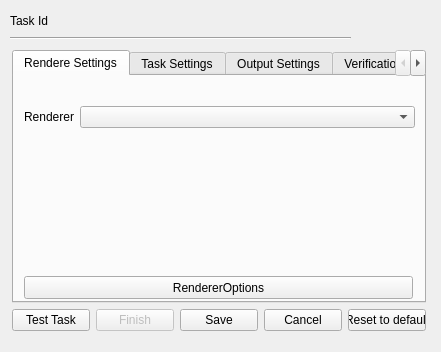
<?xml version="1.0" encoding="UTF-8"?>
<ui version="4.0">
 <class>RenderingNewTaskDialog</class>
 <widget class="QDialog" name="RenderingNewTaskDialog">
  <property name="windowModality">
   <enum>Qt::WindowModal</enum>
  </property>
  <property name="geometry">
   <rect>
    <x>0</x>
    <y>0</y>
    <width>441</width>
    <height>352</height>
   </rect>
  </property>
  <property name="sizePolicy">
   <sizepolicy hsizetype="Fixed" vsizetype="Fixed">
    <horstretch>0</horstretch>
    <verstretch>0</verstretch>
   </sizepolicy>
  </property>
  <property name="windowTitle">
   <string>Define New Task</string>
  </property>
  <widget class="QWidget" name="verticalLayoutWidget">
   <property name="geometry">
    <rect>
     <x>12</x>
     <y>50</y>
     <width>414</width>
     <height>281</height>
    </rect>
   </property>
   <layout class="QVBoxLayout" name="verticalLayout">
    <item>
     <widget class="QTabWidget" name="tabWidget">
      <property name="currentIndex">
       <number>0</number>
      </property>
      <widget class="QWidget" name="rendererSettingsTab">
       <attribute name="title">
        <string>Rendere Settings</string>
       </attribute>
       <widget class="QWidget" name="formLayoutWidget">
        <property name="geometry">
         <rect>
          <x>10</x>
          <y>30</y>
          <width>391</width>
          <height>171</height>
         </rect>
        </property>
        <layout class="QFormLayout" name="formLayout">
         <property name="fieldGrowthPolicy">
          <enum>QFormLayout::AllNonFixedFieldsGrow</enum>
         </property>
         <item row="0" column="0">
          <widget class="QLabel" name="label">
           <property name="text">
            <string>Renderer</string>
           </property>
          </widget>
         </item>
         <item row="0" column="1">
          <widget class="QComboBox" name="rendererComboBox">
           <property name="sizePolicy">
            <sizepolicy hsizetype="Minimum" vsizetype="Fixed">
             <horstretch>0</horstretch>
             <verstretch>0</verstretch>
            </sizepolicy>
           </property>
          </widget>
         </item>
        </layout>
       </widget>
       <widget class="QPushButton" name="optionsButton">
        <property name="geometry">
         <rect>
          <x>10</x>
          <y>200</y>
          <width>389</width>
          <height>23</height>
         </rect>
        </property>
        <property name="text">
         <string>RendererOptions</string>
        </property>
        <property name="autoDefault">
         <bool>false</bool>
        </property>
       </widget>
      </widget>
      <widget class="QWidget" name="taskSettingsTab">
       <attribute name="title">
        <string>Task Settings</string>
       </attribute>
       <widget class="QWidget" name="formLayoutWidget_2">
        <property name="geometry">
         <rect>
          <x>10</x>
          <y>10</y>
          <width>360</width>
          <height>212</height>
         </rect>
        </property>
        <layout class="QFormLayout" name="formLayout_2">
         <property name="fieldGrowthPolicy">
          <enum>QFormLayout::AllNonFixedFieldsGrow</enum>
         </property>
         <item row="0" column="0">
          <widget class="QLabel" name="label_5">
           <property name="text">
            <string>Full Task Timeout</string>
           </property>
          </widget>
         </item>
         <item row="0" column="1">
          <layout class="QHBoxLayout" name="horizontalLayout_4">
           <item>
            <widget class="QSpinBox" name="fullTaskTimeoutHourSpinBox">
             <property name="sizePolicy">
              <sizepolicy hsizetype="Minimum" vsizetype="Fixed">
               <horstretch>0</horstretch>
               <verstretch>0</verstretch>
              </sizepolicy>
             </property>
             <property name="maximum">
              <number>1000</number>
             </property>
            </widget>
           </item>
           <item>
            <widget class="QLabel" name="label_12">
             <property name="sizePolicy">
              <sizepolicy hsizetype="Maximum" vsizetype="Preferred">
               <horstretch>0</horstretch>
               <verstretch>0</verstretch>
              </sizepolicy>
             </property>
             <property name="text">
              <string>h</string>
             </property>
            </widget>
           </item>
           <item>
            <widget class="QSpinBox" name="fullTaskTimeoutMinSpinBox">
             <property name="sizePolicy">
              <sizepolicy hsizetype="Minimum" vsizetype="Fixed">
               <horstretch>0</horstretch>
               <verstretch>0</verstretch>
              </sizepolicy>
             </property>
             <property name="maximum">
              <number>59</number>
             </property>
            </widget>
           </item>
           <item>
            <widget class="QLabel" name="label_16">
             <property name="sizePolicy">
              <sizepolicy hsizetype="Maximum" vsizetype="Preferred">
               <horstretch>0</horstretch>
               <verstretch>0</verstretch>
              </sizepolicy>
             </property>
             <property name="text">
              <string>min</string>
             </property>
            </widget>
           </item>
           <item>
            <widget class="QSpinBox" name="fullTaskTimeoutSecSpinBox">
             <property name="maximum">
              <number>59</number>
             </property>
            </widget>
           </item>
           <item>
            <widget class="QLabel" name="label_17">
             <property name="sizePolicy">
              <sizepolicy hsizetype="Maximum" vsizetype="Preferred">
               <horstretch>0</horstretch>
               <verstretch>0</verstretch>
              </sizepolicy>
             </property>
             <property name="text">
              <string>sec</string>
             </property>
            </widget>
           </item>
          </layout>
         </item>
         <item row="1" column="0">
          <widget class="QLabel" name="label_6">
           <property name="text">
            <string>Min Subtask time</string>
           </property>
          </widget>
         </item>
         <item row="1" column="1">
          <layout class="QHBoxLayout" name="horizontalLayout_13">
           <item>
            <widget class="QSpinBox" name="minSubtaskTimeHourSpinBox">
             <property name="sizePolicy">
              <sizepolicy hsizetype="Minimum" vsizetype="Fixed">
               <horstretch>0</horstretch>
               <verstretch>0</verstretch>
              </sizepolicy>
             </property>
             <property name="maximum">
              <number>1000</number>
             </property>
            </widget>
           </item>
           <item>
            <widget class="QLabel" name="label_27">
             <property name="sizePolicy">
              <sizepolicy hsizetype="Maximum" vsizetype="Preferred">
               <horstretch>0</horstretch>
               <verstretch>0</verstretch>
              </sizepolicy>
             </property>
             <property name="text">
              <string>h</string>
             </property>
            </widget>
           </item>
           <item>
            <widget class="QSpinBox" name="minSubtaskTimeMinSpinBox">
             <property name="sizePolicy">
              <sizepolicy hsizetype="Minimum" vsizetype="Fixed">
               <horstretch>0</horstretch>
               <verstretch>0</verstretch>
              </sizepolicy>
             </property>
             <property name="maximum">
              <number>59</number>
             </property>
            </widget>
           </item>
           <item>
            <widget class="QLabel" name="label_28">
             <property name="sizePolicy">
              <sizepolicy hsizetype="Maximum" vsizetype="Preferred">
               <horstretch>0</horstretch>
               <verstretch>0</verstretch>
              </sizepolicy>
             </property>
             <property name="text">
              <string>min</string>
             </property>
            </widget>
           </item>
           <item>
            <widget class="QSpinBox" name="minSubtaskTimeSecSpinBox">
             <property name="maximum">
              <number>59</number>
             </property>
            </widget>
           </item>
           <item>
            <widget class="QLabel" name="label_29">
             <property name="sizePolicy">
              <sizepolicy hsizetype="Maximum" vsizetype="Preferred">
               <horstretch>0</horstretch>
               <verstretch>0</verstretch>
              </sizepolicy>
             </property>
             <property name="text">
              <string>sec</string>
             </property>
            </widget>
           </item>
          </layout>
         </item>
         <item row="2" column="0">
          <widget class="QLabel" name="label_7">
           <property name="text">
            <string>Subtask Timeout</string>
           </property>
          </widget>
         </item>
         <item row="2" column="1">
          <layout class="QHBoxLayout" name="horizontalLayout_12">
           <item>
            <widget class="QSpinBox" name="subtaskTimeoutHourSpinBox">
             <property name="sizePolicy">
              <sizepolicy hsizetype="Minimum" vsizetype="Fixed">
               <horstretch>0</horstretch>
               <verstretch>0</verstretch>
              </sizepolicy>
             </property>
             <property name="maximum">
              <number>1000</number>
             </property>
            </widget>
           </item>
           <item>
            <widget class="QLabel" name="label_24">
             <property name="sizePolicy">
              <sizepolicy hsizetype="Maximum" vsizetype="Preferred">
               <horstretch>0</horstretch>
               <verstretch>0</verstretch>
              </sizepolicy>
             </property>
             <property name="text">
              <string>h</string>
             </property>
            </widget>
           </item>
           <item>
            <widget class="QSpinBox" name="subtaskTimeoutMinSpinBox">
             <property name="sizePolicy">
              <sizepolicy hsizetype="Minimum" vsizetype="Fixed">
               <horstretch>0</horstretch>
               <verstretch>0</verstretch>
              </sizepolicy>
             </property>
             <property name="maximum">
              <number>59</number>
             </property>
            </widget>
           </item>
           <item>
            <widget class="QLabel" name="label_25">
             <property name="sizePolicy">
              <sizepolicy hsizetype="Maximum" vsizetype="Preferred">
               <horstretch>0</horstretch>
               <verstretch>0</verstretch>
              </sizepolicy>
             </property>
             <property name="text">
              <string>min</string>
             </property>
            </widget>
           </item>
           <item>
            <widget class="QSpinBox" name="subtaskTimeoutSecSpinBox">
             <property name="maximum">
              <number>59</number>
             </property>
            </widget>
           </item>
           <item>
            <widget class="QLabel" name="label_26">
             <property name="sizePolicy">
              <sizepolicy hsizetype="Maximum" vsizetype="Preferred">
               <horstretch>0</horstretch>
               <verstretch>0</verstretch>
              </sizepolicy>
             </property>
             <property name="text">
              <string>sec</string>
             </property>
            </widget>
           </item>
          </layout>
         </item>
         <item row="3" column="0">
          <widget class="QLabel" name="label_8">
           <property name="text">
            <string>Total subtasks</string>
           </property>
          </widget>
         </item>
         <item row="3" column="1">
          <layout class="QHBoxLayout" name="horizontalLayout_10">
           <item>
            <widget class="QSpinBox" name="totalSpinBox"/>
           </item>
           <item>
            <widget class="QCheckBox" name="optimizeTotalCheckBox">
             <property name="sizePolicy">
              <sizepolicy hsizetype="Maximum" vsizetype="Fixed">
               <horstretch>0</horstretch>
               <verstretch>0</verstretch>
              </sizepolicy>
             </property>
             <property name="text">
              <string>optimize</string>
             </property>
            </widget>
           </item>
          </layout>
         </item>
         <item row="7" column="1">
          <layout class="QHBoxLayout" name="horizontalLayout_8">
           <property name="topMargin">
            <number>0</number>
           </property>
           <item>
            <spacer name="horizontalSpacer_7">
             <property name="orientation">
              <enum>Qt::Horizontal</enum>
             </property>
             <property name="sizeHint" stdset="0">
              <size>
               <width>40</width>
               <height>20</height>
              </size>
             </property>
            </spacer>
           </item>
           <item>
            <widget class="QPushButton" name="addResourceButton">
             <property name="text">
              <string>Add Resources</string>
             </property>
            </widget>
           </item>
          </layout>
         </item>
         <item row="5" column="0">
          <widget class="QLabel" name="label_18">
           <property name="text">
            <string>Main Scene File</string>
           </property>
          </widget>
         </item>
         <item row="4" column="0">
          <widget class="QLabel" name="label_14">
           <property name="text">
            <string>Main Program File</string>
           </property>
          </widget>
         </item>
         <item row="4" column="1">
          <layout class="QHBoxLayout" name="horizontalLayout_9">
           <item>
            <widget class="QLineEdit" name="mainProgramFileLineEdit">
             <property name="enabled">
              <bool>true</bool>
             </property>
             <property name="sizePolicy">
              <sizepolicy hsizetype="Fixed" vsizetype="Fixed">
               <horstretch>0</horstretch>
               <verstretch>0</verstretch>
              </sizepolicy>
             </property>
            </widget>
           </item>
           <item>
            <spacer name="horizontalSpacer_8">
             <property name="orientation">
              <enum>Qt::Horizontal</enum>
             </property>
             <property name="sizeHint" stdset="0">
              <size>
               <width>40</width>
               <height>20</height>
              </size>
             </property>
            </spacer>
           </item>
           <item>
            <spacer name="horizontalSpacer_9">
             <property name="orientation">
              <enum>Qt::Horizontal</enum>
             </property>
             <property name="sizeHint" stdset="0">
              <size>
               <width>40</width>
               <height>20</height>
              </size>
             </property>
            </spacer>
           </item>
           <item>
            <widget class="QPushButton" name="chooseMainProgramFileButton">
             <property name="enabled">
              <bool>true</bool>
             </property>
             <property name="sizePolicy">
              <sizepolicy hsizetype="Minimum" vsizetype="Fixed">
               <horstretch>0</horstretch>
               <verstretch>0</verstretch>
              </sizepolicy>
             </property>
             <property name="maximumSize">
              <size>
               <width>100</width>
               <height>16777215</height>
              </size>
             </property>
             <property name="text">
              <string>...</string>
             </property>
            </widget>
           </item>
          </layout>
         </item>
         <item row="5" column="1">
          <layout class="QHBoxLayout" name="horizontalLayout_15">
           <item>
            <widget class="QLineEdit" name="mainSceneFileLineEdit">
             <property name="enabled">
              <bool>true</bool>
             </property>
             <property name="sizePolicy">
              <sizepolicy hsizetype="Fixed" vsizetype="Fixed">
               <horstretch>0</horstretch>
               <verstretch>0</verstretch>
              </sizepolicy>
             </property>
            </widget>
           </item>
           <item>
            <spacer name="horizontalSpacer_10">
             <property name="orientation">
              <enum>Qt::Horizontal</enum>
             </property>
             <property name="sizeHint" stdset="0">
              <size>
               <width>40</width>
               <height>20</height>
              </size>
             </property>
            </spacer>
           </item>
           <item>
            <spacer name="horizontalSpacer_11">
             <property name="orientation">
              <enum>Qt::Horizontal</enum>
             </property>
             <property name="sizeHint" stdset="0">
              <size>
               <width>40</width>
               <height>20</height>
              </size>
             </property>
            </spacer>
           </item>
           <item>
            <widget class="QPushButton" name="chooseMainSceneFileButton">
             <property name="enabled">
              <bool>true</bool>
             </property>
             <property name="sizePolicy">
              <sizepolicy hsizetype="Minimum" vsizetype="Fixed">
               <horstretch>0</horstretch>
               <verstretch>0</verstretch>
              </sizepolicy>
             </property>
             <property name="maximumSize">
              <size>
               <width>100</width>
               <height>16777215</height>
              </size>
             </property>
             <property name="text">
              <string>...</string>
             </property>
            </widget>
           </item>
          </layout>
         </item>
        </layout>
       </widget>
      </widget>
      <widget class="QWidget" name="outputSettingsTab">
       <attribute name="title">
        <string>Output Settings</string>
       </attribute>
       <widget class="QWidget" name="verticalLayoutWidget_2">
        <property name="geometry">
         <rect>
          <x>10</x>
          <y>10</y>
          <width>333</width>
          <height>201</height>
         </rect>
        </property>
        <layout class="QVBoxLayout" name="verticalLayout_2">
         <property name="bottomMargin">
          <number>5</number>
         </property>
         <item>
          <layout class="QHBoxLayout" name="horizontalLayout_3">
           <property name="topMargin">
            <number>5</number>
           </property>
           <item>
            <layout class="QFormLayout" name="formLayout_3">
             <property name="fieldGrowthPolicy">
              <enum>QFormLayout::AllNonFixedFieldsGrow</enum>
             </property>
             <property name="topMargin">
              <number>5</number>
             </property>
             <item row="0" column="0">
              <widget class="QLabel" name="label_9">
               <property name="text">
                <string>Output Resolution</string>
               </property>
              </widget>
             </item>
             <item row="0" column="1">
              <layout class="QHBoxLayout" name="horizontalLayout_2">
               <item>
                <widget class="QSpinBox" name="outputResXSpinBox">
                 <property name="minimum">
                  <number>1</number>
                 </property>
                 <property name="maximum">
                  <number>16777215</number>
                 </property>
                 <property name="singleStep">
                  <number>1</number>
                 </property>
                 <property name="value">
                  <number>800</number>
                 </property>
                </widget>
               </item>
               <item>
                <widget class="QLabel" name="label_13">
                 <property name="text">
                  <string>X</string>
                 </property>
                </widget>
               </item>
               <item>
                <widget class="QSpinBox" name="outputResYSpinBox">
                 <property name="minimum">
                  <number>1</number>
                 </property>
                 <property name="maximum">
                  <number>16777215</number>
                 </property>
                 <property name="value">
                  <number>600</number>
                 </property>
                </widget>
               </item>
               <item>
                <spacer name="horizontalSpacer_2">
                 <property name="orientation">
                  <enum>Qt::Horizontal</enum>
                 </property>
                 <property name="sizeHint" stdset="0">
                  <size>
                   <width>40</width>
                   <height>20</height>
                  </size>
                 </property>
                </spacer>
               </item>
              </layout>
             </item>
             <item row="2" column="0">
              <widget class="QLabel" name="label_11">
               <property name="text">
                <string>Output Format</string>
               </property>
              </widget>
             </item>
             <item row="2" column="1">
              <widget class="QComboBox" name="outputFormatsComboBox">
               <property name="sizePolicy">
                <sizepolicy hsizetype="Fixed" vsizetype="Fixed">
                 <horstretch>0</horstretch>
                 <verstretch>0</verstretch>
                </sizepolicy>
               </property>
              </widget>
             </item>
             <item row="3" column="0">
              <widget class="QLabel" name="label_10">
               <property name="text">
                <string>Output File</string>
               </property>
              </widget>
             </item>
             <item row="3" column="1">
              <layout class="QHBoxLayout" name="horizontalLayout_5">
               <item>
                <widget class="QLineEdit" name="outputFileLineEdit">
                 <property name="sizePolicy">
                  <sizepolicy hsizetype="Fixed" vsizetype="Fixed">
                   <horstretch>0</horstretch>
                   <verstretch>0</verstretch>
                  </sizepolicy>
                 </property>
                </widget>
               </item>
               <item>
                <spacer name="horizontalSpacer_5">
                 <property name="orientation">
                  <enum>Qt::Horizontal</enum>
                 </property>
                 <property name="sizeHint" stdset="0">
                  <size>
                   <width>40</width>
                   <height>20</height>
                  </size>
                 </property>
                </spacer>
               </item>
               <item>
                <widget class="QPushButton" name="chooseOutputFileButton">
                 <property name="sizePolicy">
                  <sizepolicy hsizetype="Minimum" vsizetype="Fixed">
                   <horstretch>0</horstretch>
                   <verstretch>0</verstretch>
                  </sizepolicy>
                 </property>
                 <property name="maximumSize">
                  <size>
                   <width>100</width>
                   <height>16777215</height>
                  </size>
                 </property>
                 <property name="text">
                  <string>...</string>
                 </property>
                </widget>
               </item>
              </layout>
             </item>
             <item row="4" column="1">
              <layout class="QHBoxLayout" name="horizontalLayout_7"/>
             </item>
            </layout>
           </item>
           <item>
            <spacer name="horizontalSpacer_3">
             <property name="orientation">
              <enum>Qt::Horizontal</enum>
             </property>
             <property name="sizeHint" stdset="0">
              <size>
               <width>40</width>
               <height>20</height>
              </size>
             </property>
            </spacer>
           </item>
          </layout>
         </item>
         <item>
          <spacer name="verticalSpacer">
           <property name="orientation">
            <enum>Qt::Vertical</enum>
           </property>
           <property name="sizeHint" stdset="0">
            <size>
             <width>20</width>
             <height>40</height>
            </size>
           </property>
          </spacer>
         </item>
        </layout>
       </widget>
      </widget>
      <widget class="QWidget" name="VerificationSettings">
       <property name="enabled">
        <bool>true</bool>
       </property>
       <attribute name="title">
        <string>Verification Settings</string>
       </attribute>
       <widget class="QWidget" name="verticalLayoutWidget_3">
        <property name="geometry">
         <rect>
          <x>20</x>
          <y>20</y>
          <width>361</width>
          <height>191</height>
         </rect>
        </property>
        <layout class="QVBoxLayout" name="verticalLayout_3">
         <item>
          <widget class="QCheckBox" name="advanceVerificationCheckBox">
           <property name="text">
            <string>Advance verification enabled</string>
           </property>
           <property name="tristate">
            <bool>false</bool>
           </property>
          </widget>
         </item>
         <item>
          <widget class="QGroupBox" name="groupBox">
           <property name="title">
            <string>Frequency</string>
           </property>
           <widget class="QWidget" name="verticalLayoutWidget_4">
            <property name="geometry">
             <rect>
              <x>10</x>
              <y>30</y>
              <width>161</width>
              <height>65</height>
             </rect>
            </property>
            <layout class="QVBoxLayout" name="verticalLayout_4">
             <item>
              <widget class="QRadioButton" name="verificationForAllRadioButton">
               <property name="enabled">
                <bool>false</bool>
               </property>
               <property name="text">
                <string>For all subtasks</string>
               </property>
               <property name="checked">
                <bool>true</bool>
               </property>
              </widget>
             </item>
             <item>
              <widget class="QRadioButton" name="verificationForFirstRadioButton">
               <property name="enabled">
                <bool>false</bool>
               </property>
               <property name="text">
                <string>For the first subtask</string>
               </property>
              </widget>
             </item>
             <item>
              <widget class="QRadioButton" name="verificationRandomRadioButton">
               <property name="enabled">
                <bool>false</bool>
               </property>
               <property name="text">
                <string>Random</string>
               </property>
              </widget>
             </item>
            </layout>
           </widget>
           <widget class="QLabel" name="label_2">
            <property name="geometry">
             <rect>
              <x>20</x>
              <y>130</y>
              <width>46</width>
              <height>13</height>
             </rect>
            </property>
            <property name="text">
             <string>Test area </string>
            </property>
           </widget>
           <widget class="QGroupBox" name="groupBox_2">
            <property name="enabled">
             <bool>true</bool>
            </property>
            <property name="geometry">
             <rect>
              <x>0</x>
              <y>99</y>
              <width>359</width>
              <height>91</height>
             </rect>
            </property>
            <property name="title">
             <string>Box size</string>
            </property>
            <widget class="QWidget" name="horizontalLayoutWidget_2">
             <property name="geometry">
              <rect>
               <x>10</x>
               <y>-10</y>
               <width>168</width>
               <height>101</height>
              </rect>
             </property>
             <layout class="QHBoxLayout" name="horizontalLayout_11">
              <item>
               <widget class="QSpinBox" name="verificationSizeXSpinBox">
                <property name="enabled">
                 <bool>false</bool>
                </property>
                <property name="minimum">
                 <number>2</number>
                </property>
                <property name="maximum">
                 <number>100</number>
                </property>
                <property name="singleStep">
                 <number>2</number>
                </property>
                <property name="value">
                 <number>4</number>
                </property>
               </widget>
              </item>
              <item>
               <widget class="QLabel" name="label_3">
                <property name="sizePolicy">
                 <sizepolicy hsizetype="Maximum" vsizetype="Preferred">
                  <horstretch>0</horstretch>
                  <verstretch>0</verstretch>
                 </sizepolicy>
                </property>
                <property name="text">
                 <string>x</string>
                </property>
               </widget>
              </item>
              <item>
               <widget class="QSpinBox" name="verificationSizeYSpinBox">
                <property name="enabled">
                 <bool>false</bool>
                </property>
                <property name="minimum">
                 <number>2</number>
                </property>
                <property name="maximum">
                 <number>100</number>
                </property>
                <property name="singleStep">
                 <number>2</number>
                </property>
                <property name="value">
                 <number>4</number>
                </property>
               </widget>
              </item>
             </layout>
            </widget>
           </widget>
           <widget class="QWidget" name="horizontalLayoutWidget_3">
            <property name="geometry">
             <rect>
              <x>190</x>
              <y>70</y>
              <width>151</width>
              <height>22</height>
             </rect>
            </property>
            <layout class="QHBoxLayout" name="horizontalLayout_14">
             <item>
              <widget class="QLabel" name="probabilityLabel">
               <property name="enabled">
                <bool>false</bool>
               </property>
               <property name="text">
                <string>Probability</string>
               </property>
              </widget>
             </item>
             <item>
              <widget class="QLineEdit" name="probabilityLineEdit">
               <property name="enabled">
                <bool>false</bool>
               </property>
               <property name="sizePolicy">
                <sizepolicy hsizetype="Expanding" vsizetype="Maximum">
                 <horstretch>0</horstretch>
                 <verstretch>0</verstretch>
                </sizepolicy>
               </property>
               <property name="inputMethodHints">
                <set>Qt::ImhFormattedNumbersOnly</set>
               </property>
              </widget>
             </item>
            </layout>
           </widget>
          </widget>
         </item>
        </layout>
       </widget>
      </widget>
     </widget>
    </item>
    <item>
     <layout class="QHBoxLayout" name="horizontalLayout">
      <item>
       <widget class="QPushButton" name="testTaskButton">
        <property name="text">
         <string>Test Task</string>
        </property>
       </widget>
      </item>
      <item>
       <widget class="QPushButton" name="finishButton">
        <property name="enabled">
         <bool>false</bool>
        </property>
        <property name="text">
         <string>Finish</string>
        </property>
       </widget>
      </item>
      <item>
       <widget class="QPushButton" name="saveButton">
        <property name="text">
         <string>Save</string>
        </property>
       </widget>
      </item>
      <item>
       <widget class="QPushButton" name="cancelButton">
        <property name="sizePolicy">
         <sizepolicy hsizetype="Minimum" vsizetype="Fixed">
          <horstretch>0</horstretch>
          <verstretch>0</verstretch>
         </sizepolicy>
        </property>
        <property name="text">
         <string>Cancel</string>
        </property>
       </widget>
      </item>
      <item>
       <widget class="QPushButton" name="resetToDefaultButton">
        <property name="text">
         <string>Reset to default</string>
        </property>
       </widget>
      </item>
     </layout>
    </item>
   </layout>
  </widget>
  <widget class="Line" name="line">
   <property name="geometry">
    <rect>
     <x>10</x>
     <y>30</y>
     <width>341</width>
     <height>16</height>
    </rect>
   </property>
   <property name="orientation">
    <enum>Qt::Horizontal</enum>
   </property>
  </widget>
  <widget class="QWidget" name="horizontalLayoutWidget">
   <property name="geometry">
    <rect>
     <x>10</x>
     <y>10</y>
     <width>341</width>
     <height>22</height>
    </rect>
   </property>
   <layout class="QHBoxLayout" name="horizontalLayout_6">
    <item>
     <widget class="QLabel" name="label_15">
      <property name="text">
       <string>Task Id</string>
      </property>
     </widget>
    </item>
    <item>
     <widget class="QLabel" name="taskIdLabel">
      <property name="sizePolicy">
       <sizepolicy hsizetype="Expanding" vsizetype="Preferred">
        <horstretch>0</horstretch>
        <verstretch>0</verstretch>
       </sizepolicy>
      </property>
      <property name="text">
       <string/>
      </property>
     </widget>
    </item>
    <item>
     <spacer name="horizontalSpacer_6">
      <property name="orientation">
       <enum>Qt::Horizontal</enum>
      </property>
      <property name="sizeHint" stdset="0">
       <size>
        <width>40</width>
        <height>20</height>
       </size>
      </property>
     </spacer>
    </item>
   </layout>
  </widget>
 </widget>
 <resources/>
 <connections/>
</ui>
